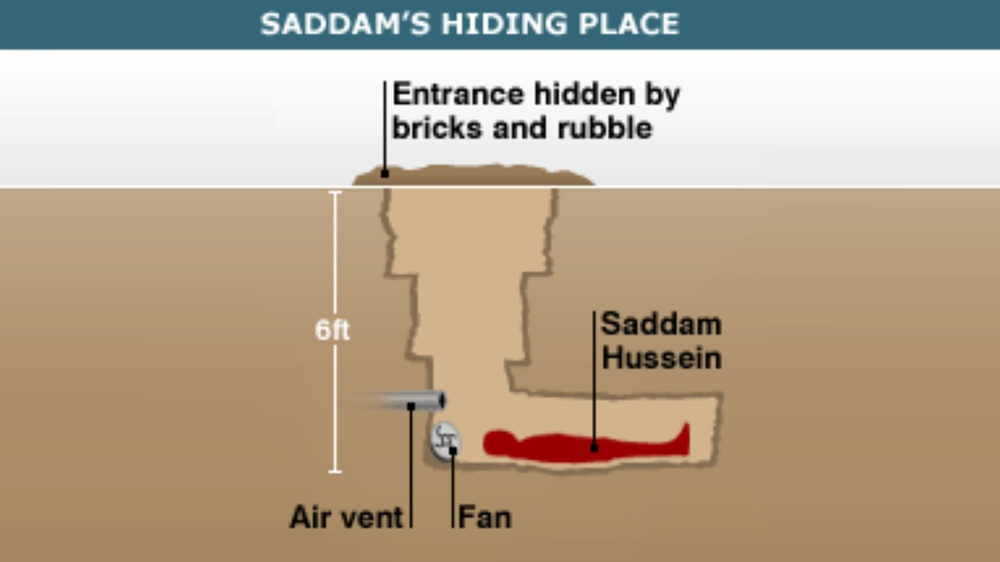
#> input picture images/5fbjb0.jpg, 1000 x 562 px, shrunk from 1600 x 900 before the run; its folder holds 4 pictures in this run
$ python ruido.py
#> lines starting #> are read from the running program, lines starting #| are printed output that depends on the picture
### scripts/utils/generalutils.py

import os
import numpy as np
import matplotlib.pyplot as plt
from pathlib import Path
import glob

def select_imagem():

    basepath =  Path(__file__).resolve().parent.parent.parent

    basepath = basepath /'images'

    os.chdir(basepath)

    python_files = glob.glob("*")


    file_num = 0
    running = True


    while running:
        file_num = 0
        for file in python_files:

            print(file_num,"-",file)
            file_num+=1


        file_choice=int(input("Pick number to select a file,"))

        if(file_choice>=len(python_files)):
            print("Inavlid file....")
            running = False
        else:
            nomeimagem = basepath/python_files[file_choice]

        return str(nomeimagem)
#> this loop made 1 pass; the answer given on pass 1: 1

def split_colors(imagem):

    blue = np.zeros((imagem.shape[0],imagem.shape[1],imagem.shape[2]), dtype = np.uint8)
    green = np.zeros((imagem.shape[0],imagem.shape[1],imagem.shape[2]), dtype = np.uint8)
    red = np.zeros((imagem.shape[0],imagem.shape[1],imagem.shape[2]), dtype = np.uint8)

    gray =  np.zeros( (imagem.shape[0], imagem.shape[1]), dtype = np.uint8 )

    blue[:,:,0] = imagem[:,:,0]
    green[:,:,1] = imagem[:,:,1]
    red[:,:,2] = imagem[:,:,2]

    for i in range(imagem.shape[0]):
        for j in range(imagem.shape[1]):
            gray[i,j] = blue[i,j,0]/3 + green[i,j,1]/3 + red[i,j,2]/3


    return gray, blue, green, red


# [8 lines left out: function adjustpart, not called in this run]


### scripts/utils/grayutils.py
import cv2
import os
import numpy as np
import matplotlib.pyplot as plt
from utils.generalutils import adjustpart


# [219 lines left out: functions blackandwhite, erase, eraserFunc255, eraserFunc0, eraseThree, contraste and 7 more, not called in this run]


def add_black_border(gray, mask_size):

    mask_size-=1

    border_size = int(mask_size/2)

    print("-----",border_size)

    img_with_border = np.zeros( (gray.shape[0]+mask_size, gray.shape[1]+mask_size), dtype = np.uint8 )


    for g in range(border_size, img_with_border.shape[0]-border_size):
        for h in range(border_size, img_with_border.shape[1]-border_size):
            img_with_border[g,h] = gray[g-border_size,h-border_size]

    return img_with_border


import numpy as np

# [25 lines left out: function convolucao, not called in this run]

import numpy as np

# [430 lines left out: functions erosao, dilatacao, erosaohit, invert_img, hitormiss, subtracao and 6 more, not called in this run]

def ruido(img_border, mask_size):


    part =  np.zeros( (mask_size, mask_size), dtype = int )
    bordr = mask_size -1

    border_size = int(bordr/2)


    img_conv = np.zeros( (img_border.shape[0]-border_size, img_border.shape[1]-border_size), dtype = np.uint8)


    conv_matrix =  np.ones( (mask_size, mask_size), dtype = np.uint8)

    pixel = 1

    cut1 = 0
    cut2 = 0
    last_part1 = mask_size
    last_part2 = mask_size

    for j in range(border_size, (img_border.shape[0]-border_size)):
        for k in range(border_size, (img_border.shape[1]-border_size)):


            part = (img_border[cut1:last_part1,cut2:last_part2])*conv_matrix

            sumol = np.median(part)


            img_conv[j-border_size,k-border_size] = sumol


            cut2 +=1
            last_part2+=1

        cut2=0
        last_part2=mask_size


        cut1 +=1
        last_part1+=1


    return img_conv

import statistics as st

def moda(img_border, mask_size):


    part =  np.zeros( (mask_size, mask_size), dtype = int )
    bordr = mask_size -1

    border_size = int(bordr/2)


    img_conv = np.zeros( (img_border.shape[0]-border_size, img_border.shape[1]-border_size), dtype = np.uint8)


    conv_matrix =  np.ones( (mask_size, mask_size), dtype = np.uint8)

    pixel = 1

    cut1 = 0
    cut2 = 0
    last_part1 = mask_size
    last_part2 = mask_size

    for j in range(border_size, (img_border.shape[0]-border_size)):
        for k in range(border_size, (img_border.shape[1]-border_size)):


            part = (img_border[cut1:last_part1,cut2:last_part2])*conv_matrix

            values, counts = np.unique(part, return_counts=True)
            mode_value = values[np.argmax(counts)]


            img_conv[j-border_size,k-border_size] = mode_value


            cut2 +=1
            last_part2+=1

        cut2=0
        last_part2=mask_size


        cut1 +=1
        last_part1+=1


    return img_conv


import numpy as np

def order(img_border, mask_size):
    border_size = mask_size // 2

    img_conv = np.zeros((img_border.shape[0] - 2 * border_size,
                         img_border.shape[1] - 2 * border_size), dtype=np.uint8)

    conv_matrix = np.ones((mask_size, mask_size), dtype=np.uint8)

    for j in range(border_size, img_border.shape[0] - border_size):
        for k in range(border_size, img_border.shape[1] - border_size):

            part = img_border[j - border_size:j + border_size + 1, k - border_size:k + border_size + 1]


            part = np.sort(part, axis=0)

            img_conv[j - border_size, k - border_size] = part[0,0]

    return img_conv


# [95 lines left out: function filter_test, not called in this run]


### scripts/utils/graphutils.py
import cv2
import os
import numpy as np
import matplotlib.pyplot as plt

# [15 lines left out: function singleHists, not called in this run]


def calcHists(gray, blue, green, red, imagem):
    arr0 = [0] * 256
    base = [0] * 256


    for b in range(256):
        base[b] = b

    for i in gray:
        for j in i:
            arr0[j] += 1
    data = arr0

    blue_hist= [0] * 256
    green_hist = [0] * 256
    red_hist = [0] * 256

    for i in range(imagem.shape[0]):
            for j in range(imagem.shape[1]):
                blue_hist[blue[i,j,0]] += 1
                green_hist[green[i,j,1]] += 1
                red_hist[red[i,j,2]] += 1

    return base, data, blue_hist, green_hist, red_hist

# [72 lines left out: functions plothists, plot, not called in this run]


def plotGrayOnly(base, data):


    plt.bar(base, data, color='grey')
    plt.suptitle('Grey Dataset')
    plt.xlabel('Values')
    plt.ylabel('Frequency')
    # Blue dataset

    # Adjust layout for better appearance
    plt.tight_layout(rect=[0, 0, 1, 0.96])
    plt.show()

# [122 lines left out: functions compareplotGrayOnly, compareplotGrayOnlyThree, detectvaley, generatehist, not called in this run]

### scripts/ruido.py

import cv2
from utils.generalutils import *
from utils.grayutils import add_black_border, ruido, moda, order
from utils.graphutils import calcHists, plotGrayOnly


nomeimagem = select_imagem()

imagem = cv2.imread(nomeimagem)
#> imagem is the input picture: shape (562, 1000, 3); mean B, G, R 142.4, 164.7, 180.2


print("lenght: ")

print(imagem.shape[1])
#| 1000

print("height: ")
print(imagem.shape[0])
#| 562


print("Channels: ")
print(imagem.shape[2])
#| 3

gray, blue, green, red = split_colors(imagem)
#> in split_colors, `blue[:,:,0] = imagem[:,:,0]`:
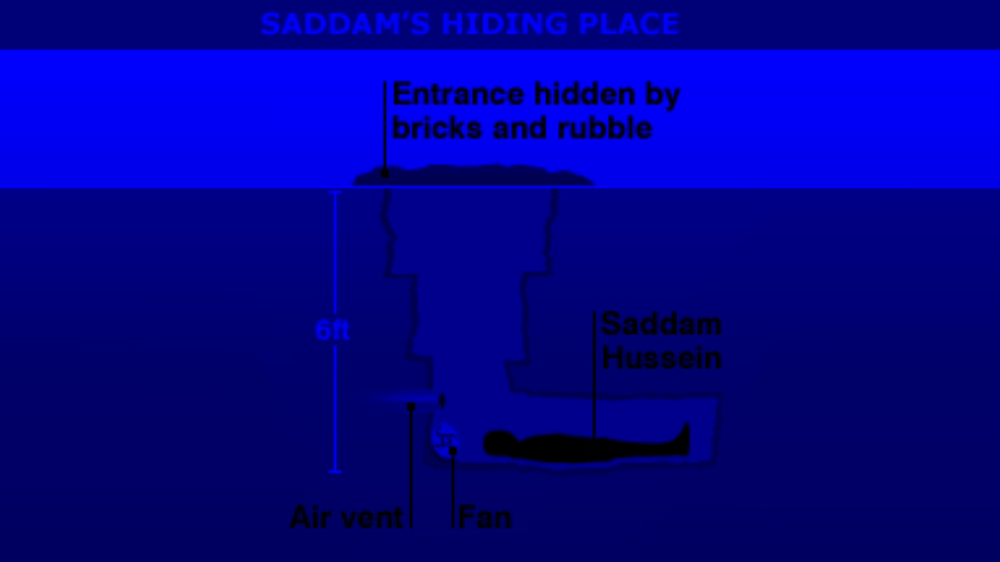
#> blue: shape (562, 1000, 3); mean B, G, R 142.4, 0, 0
#> in split_colors, `green[:,:,1] = imagem[:,:,1]`:
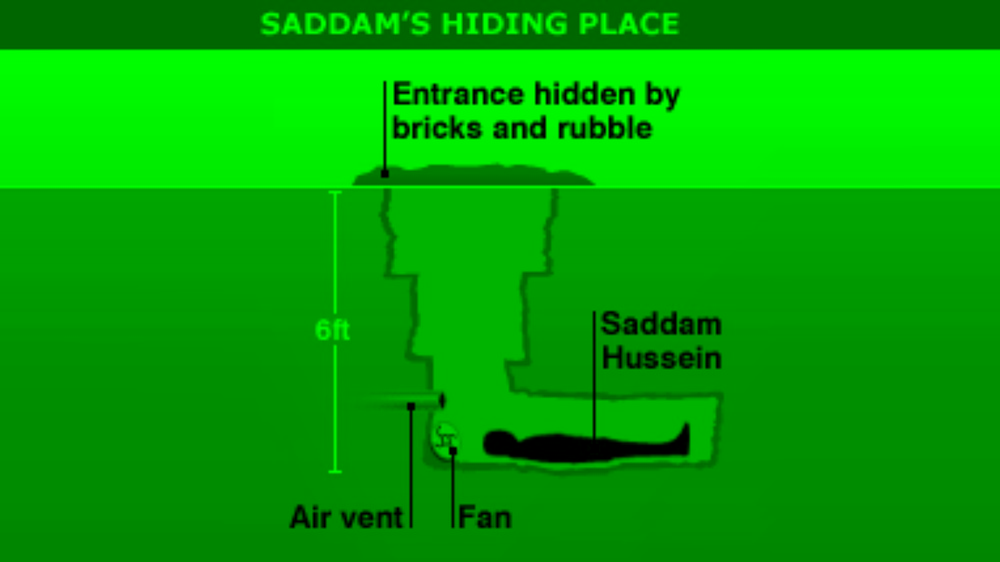
#> green: shape (562, 1000, 3); mean B, G, R 0, 164.7, 0
#> in split_colors, `red[:,:,2] = imagem[:,:,2]`:
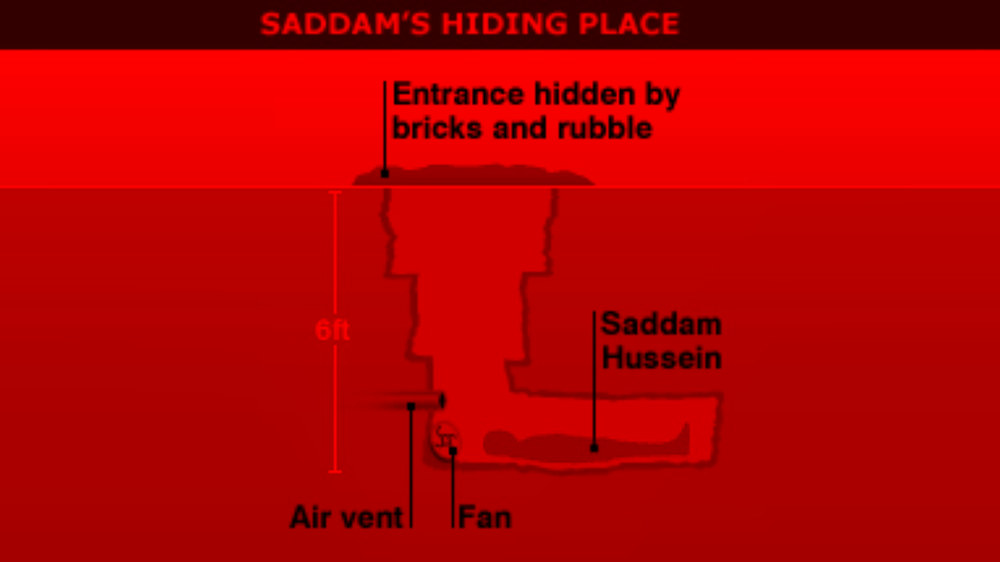
#> red: shape (562, 1000, 3); mean B, G, R 0, 0, 180.2

border_img = add_black_border(gray,7)

print("lenght: ")

print(border_img.shape[1])
#| 1006

print("height: ")
print(border_img.shape[0])
#| 568


conv_img = ruido(border_img,7)
#> after the loop in ruido, `for j in range(border_size, (img_border.shape[0]-border_size)):`: cut1 = 562; last_part1 = 569

base, data, _, _, _ = calcHists(conv_img, blue, green, red, imagem)
#> after the loop in calcHists, `for i in gray:`: arr0 = 256 values, max 32762 at index 90, min 0 at index 1, mean 2213.7
#> in calcHists, `data = arr0`: data has the same summary as arr0
#> base = 256 values from 0 to 255; data has the same summary as arr0 in calcHists
plotGrayOnly(base, data)


cv2.imshow("Combined Image", conv_img)
cv2.waitKey(0)
cv2.destroyAllWindows()

conv_img = moda(border_img,7)
#> after the loop in moda, `for j in range(border_size, (img_border.shape[0]-border_size)):`:
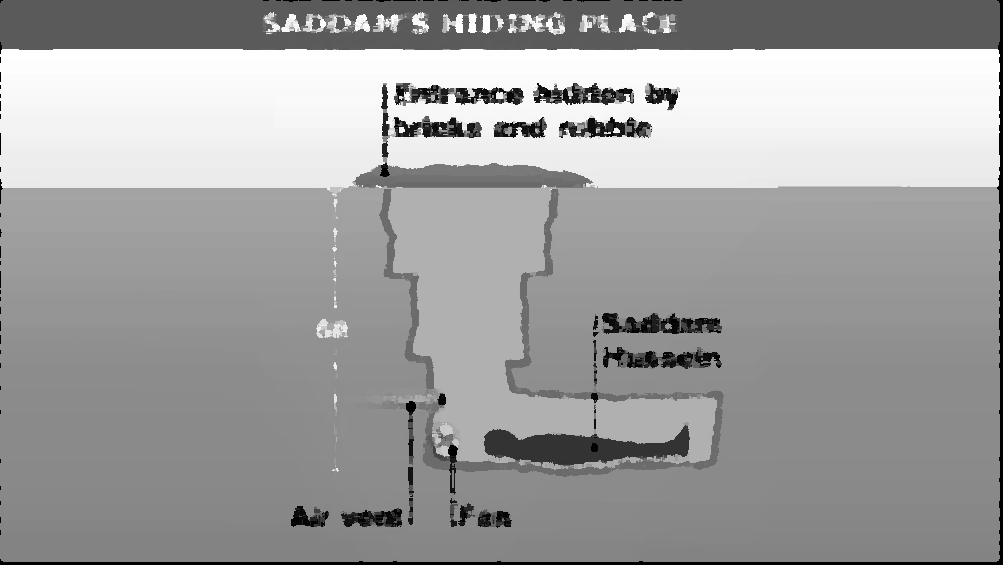
#> img_conv: shape (565, 1003); min 0, max 255, mean 159.8
#> after the loop in moda, `for j in range(border_size, (img_border.shape[0]-border_size)):`: cut1 = 562; last_part1 = 569

base, data, _, _, _ = calcHists(conv_img, blue, green, red, imagem)
#> data = 256 values, max 35206 at index 90, min 4 at index 209, mean 2213.7
plotGrayOnly(base, data)


cv2.imshow("Combined Image", conv_img)
cv2.waitKey(0)
cv2.destroyAllWindows()

border_img = add_black_border(gray,21)
#> call 2 of add_black_border, with mask_size = 21
#> after the loop in add_black_border (call 2), `for g in range(border_size, img_with_border.shape[0]-border_size):`:
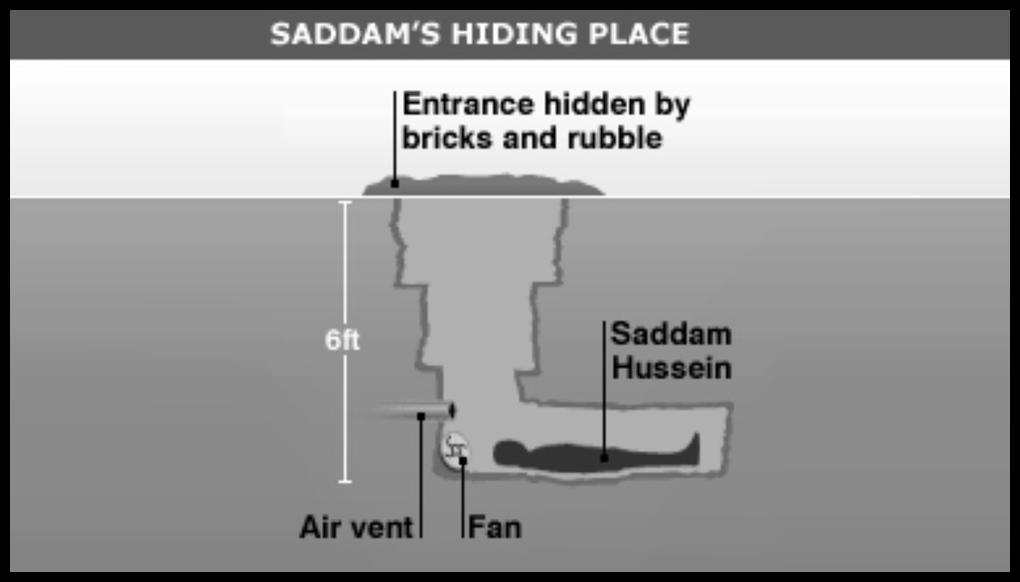
#> img_with_border: shape (582, 1020); min 0, max 255, mean 153.6

conv_img = order(border_img,21)
#> after the loop in order, `for j in range(border_size, img_border.shape[0] - border_size):`:
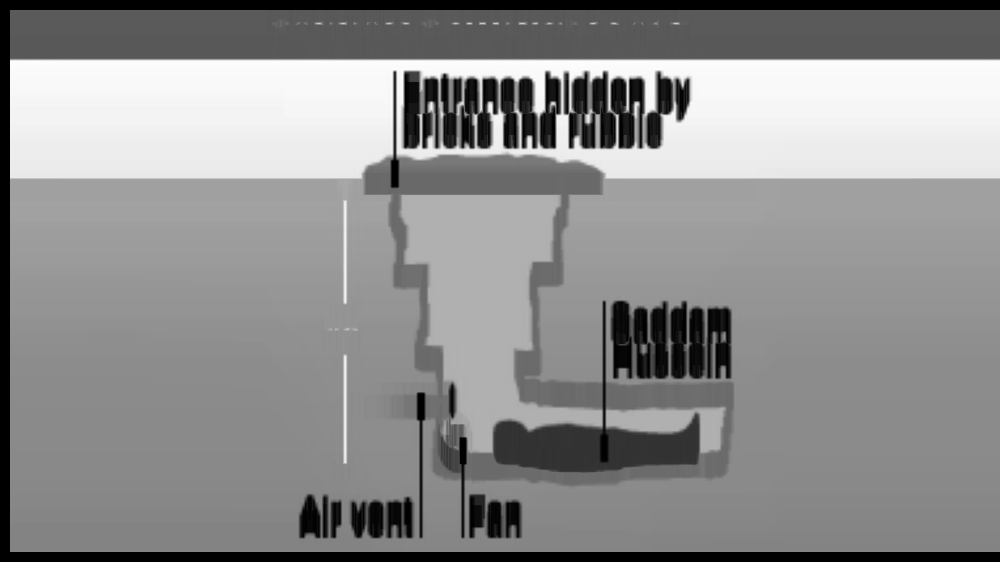
#> img_conv: shape (562, 1000); min 0, max 253, mean 142.3

base, data, _, _, _ = calcHists(conv_img, blue, green, red, imagem)
#> data = 256 values, max 26305 at index 0, min 0 at index 254, mean 2195.3
plotGrayOnly(base, data)
#> in plotGrayOnly (call 3), `plt.show()`:
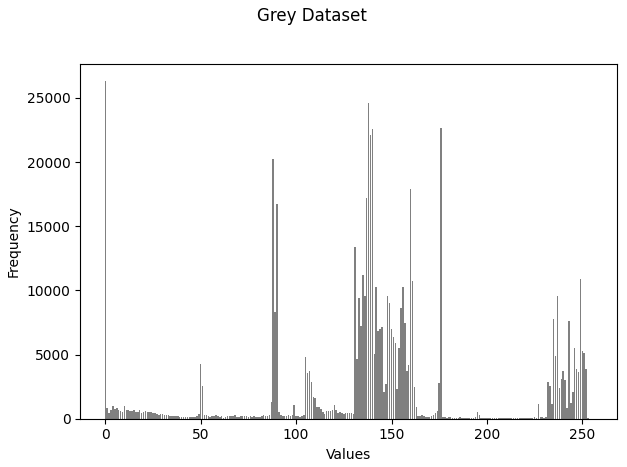
#> figure drawn by matplotlib, 1 panel; tallest bar 26305 high, from x = -0.4 to 0.4


cv2.imshow("Combined Image", conv_img)
cv2.waitKey(0)
cv2.destroyAllWindows()
